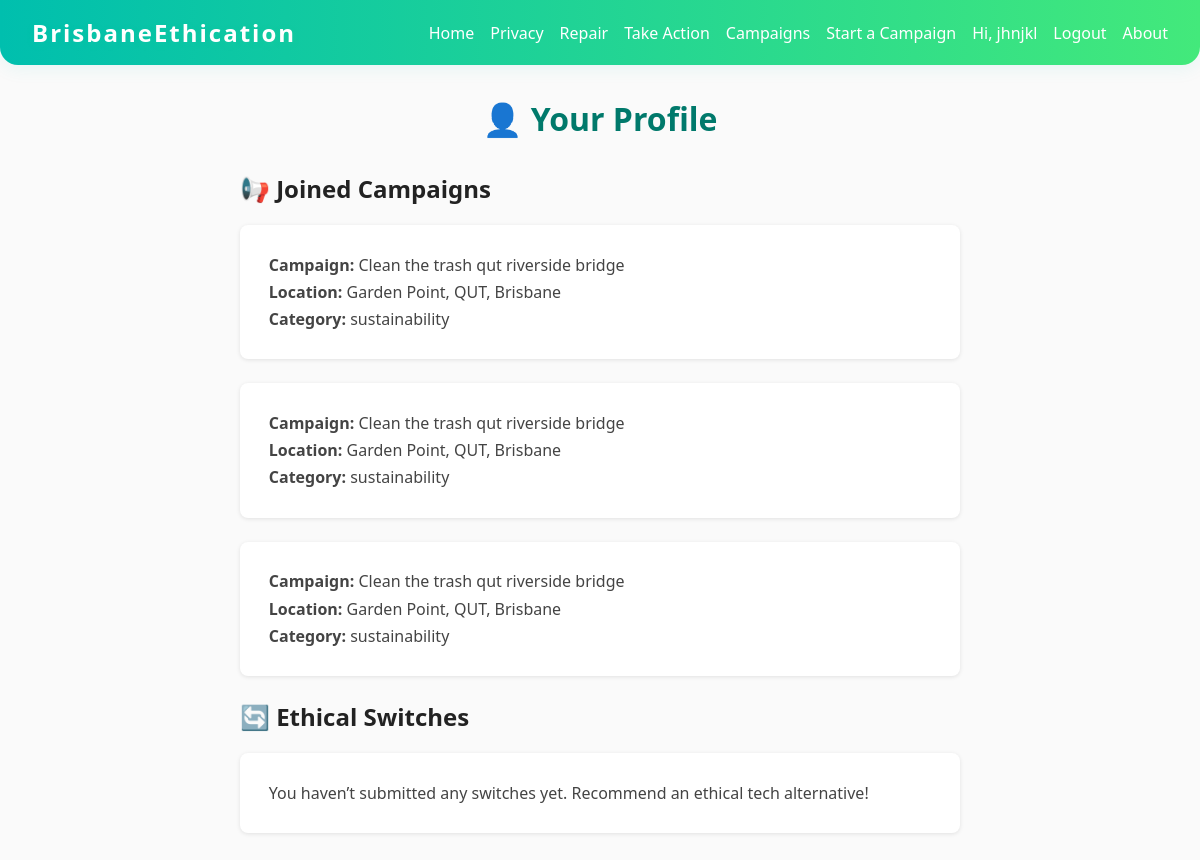
The page /profile (signed in) on the database as committed earlier.
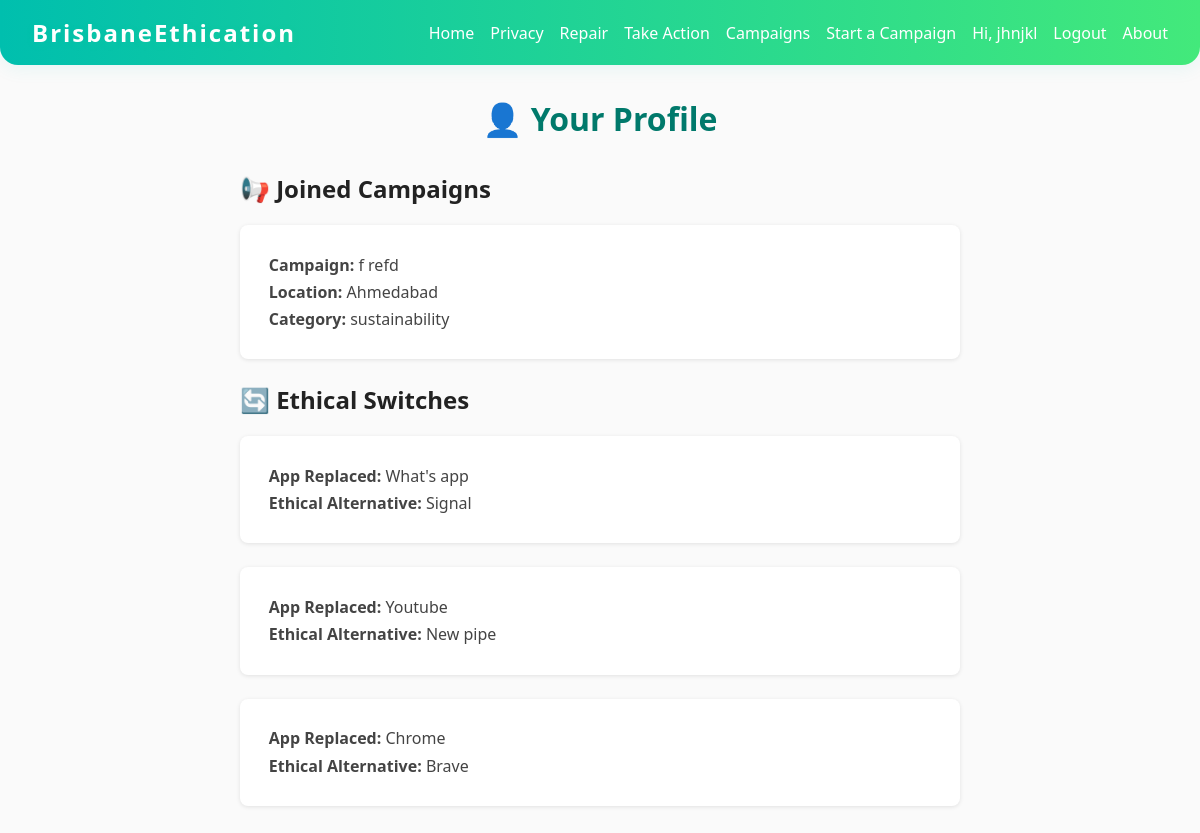
The same page on the database as committed later.
### tables this page shows
CREATE TABLE campaigns (
        id INTEGER PRIMARY KEY AUTOINCREMENT,
        title TEXT,
        description TEXT,
        location TEXT,
        level TEXT,
        category TEXT,
        latitude REAL,
        longitude REAL,
        image_path TEXT,
        user_id INTEGER,
        created_at TIMESTAMP DEFAULT CURRENT_TIMESTAMP
        , map_link TEXT);

CREATE TABLE switches (
                    id INTEGER PRIMARY KEY AUTOINCREMENT,
                    app_name TEXT,
                    reason TEXT,
                    alternative TEXT,
                    link TEXT,
                    proof_image TEXT
                );

### app.py (the view)
@app.route('/profile')
def profile():
    if 'user_id' not in session:
        flash("Login required", "error")
        return redirect(url_for('login'))
    user_id = session['user_id']
    conn = sqlite3.connect('switchboard.db')
    c = conn.cursor()
    c.execute('''SELECT c.title, c.location, c.category
                 FROM campaigns c
                 JOIN campaign_joins cj ON c.id = cj.campaign_id
                 WHERE cj.user_id = ?''', (user_id,))
    joined_campaigns = c.fetchall()
    c.execute('''SELECT app_name, alternative
                 FROM switches
                 WHERE proof_image = "" AND id IN (
                     SELECT MAX(id) FROM switches GROUP BY app_name
                 )''')
    switches = c.fetchall()
    conn.close()
    return render_template('profile.html',
                           joined_campaigns=joined_campaigns,
                           switches=switches)

### app.py (called while the page is built)
@app.context_processor
def inject_user():
    return dict(user_name=session.get('user_name'))

### templates/profile.html (shortened to what this page needs)
{% extends "base.html" %}
{% block content %}
<h1>👤 Your Profile</h1>
<section>
  <h2>📢 Joined Campaigns</h2>
  {% if joined_campaigns %}
    {% for title, location, category in joined_campaigns %}
      <div class="card">
        <p><strong>Campaign:</strong> {{ title }}</p>
        <p><strong>Location:</strong> {{ location }}</p>
        <p><strong>Category:</strong> {{ category }}</p>
      </div>
    {% endfor %}
  {% else %}
    <div class="card">
      <p>You haven’t joined any campaigns yet. Explore and support causes you care about!</p>
    </div>
  {% endif %}
</section>
<section>
  <h2>🔄 Ethical Switches</h2>
  {% if switches %}
    {% for app_name, alternative in switches %}
      <div class="card">
        <p><strong>App Replaced:</strong> {{ app_name }}</p>
        <p><strong>Ethical Alternative:</strong> {{ alternative }}</p>
      </div>
    {% endfor %}
  {% else %}
    <div class="card">
      <p>You haven’t submitted any switches yet. Recommend an ethical tech alternative!</p>
    </div>
  {% endif %}
</section>
{% endblock %}

### templates/base.html (shortened to what this page needs)
<!DOCTYPE html>
<html lang="en">
<head>
  <link rel="stylesheet" href="https://unpkg.com/leaflet@1.9.4/dist/leaflet.css"
 />
</head>
<body>
  <nav>
    <div class="nav-header">
      <div class="logo">BrisbaneEthication</div>
    </div>
    <div class="nav-links" id="mobileNav">
      <a href="/">Home</a>
      <a href="/privacy">Privacy</a>
      <a href="/repair">Repair</a>
      <a href="#">Take Action</a>
      {% if session.user_name %}
      <a href="/campaigns">Campaigns</a>
      <a href="/start-campaign">Start a Campaign</a>
      {% endif %}
      {% if user_name %}
      <a href="/profile">Hi, {{ user_name }}</a>
      <a href="/logout">Logout</a>
      {% else %}
      <a href="/login">Login</a>
      <a href="/register">Register</a>
      {% endif %}
      <a href="/about">About</a>
    </div>
  </nav>
  <div class="content">
    {% block content %}{% endblock %}
  </div>
</body>
</html>

### templates/base.html (style rules this page uses)
body { font-family: 'Segoe UI', Tahoma, Geneva, Verdana, sans-serif; margin: 0; background: #fafafa; color: #222; min-height: 100vh; }
nav { background: linear-gradient(90deg, #00bfae 0%, #43e97b 100%); padding: 1rem 2rem; color: white; display: flex; justify-content: space-between; align-items: center; box-shadow: 0 4px 18px rgba(0, 191, 174, 0.08); border-bottom-left-radius: 18px; border-bottom-right-radius: 18px; }
nav .logo { font-size: 1.5rem; font-weight: 700; letter-spacing: 2px; color: #fff; text-shadow: 0 2px 8px rgba(67, 233, 123, 0.10); user-select: none; }
nav a { color: white; text-decoration: none; margin-left: 1rem; font-weight: 500; font-size: 1rem; transition: opacity 0.2s ease; }
.nav-links { display: flex; align-items: center; }
.content { max-width: 720px; margin: 2rem auto; padding: 0 1rem; }
h1 { font-weight: 600; color: #00796b; text-align: center; margin-bottom: 2rem; }
.card { background: white; border-radius: 8px; box-shadow: 0 1px 4px rgba(0, 0, 0, 0.1); margin-bottom: 1.5rem; padding: 1.5rem 1.8rem; transition: box-shadow 0.25s ease; }
.card p { margin: 0.3rem 0; font-size: 1rem; color: #444; line-height: 1.4; }

Rows that differ between the two databases and show on the page:
removed campaigns: title "Clean the trash qut riverside bridge", location "Garden Point, QUT, Brisbane", category "sustainability"
added campaigns: title "f refd", location "Ahmedabad", category "sustainability"
added switches: app_name "What's app", alternative "Signal"
added switches: app_name "Youtube", alternative "New pipe"
added switches: app_name "Chrome", alternative "Brave"
Other text that changed with them:
text no longer shown: "You haven’t submitted any switches yet. Recommend an ethical tech alternative!"
